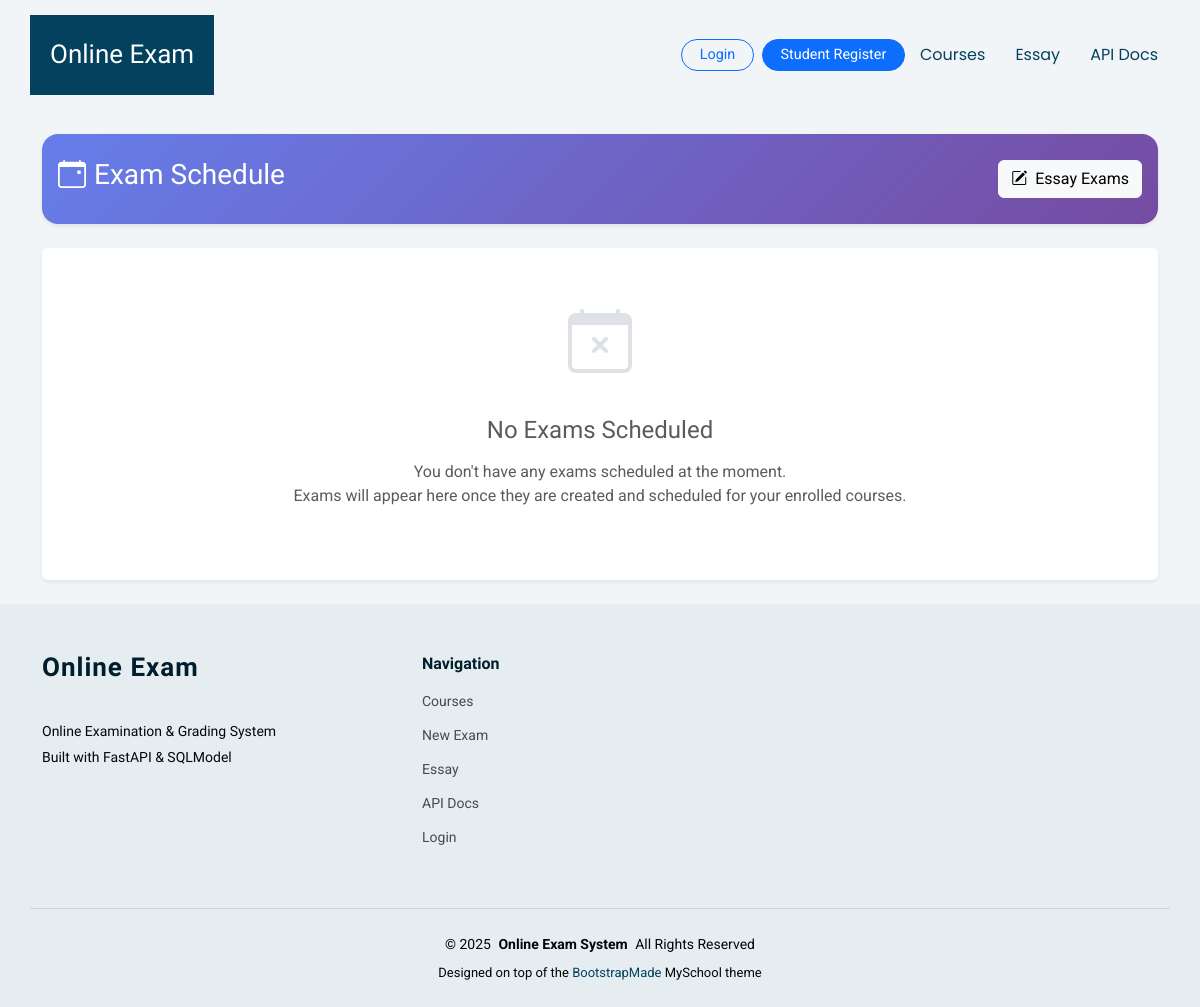
/exams/schedule/student/8, run on an earlier commit of the app's database.
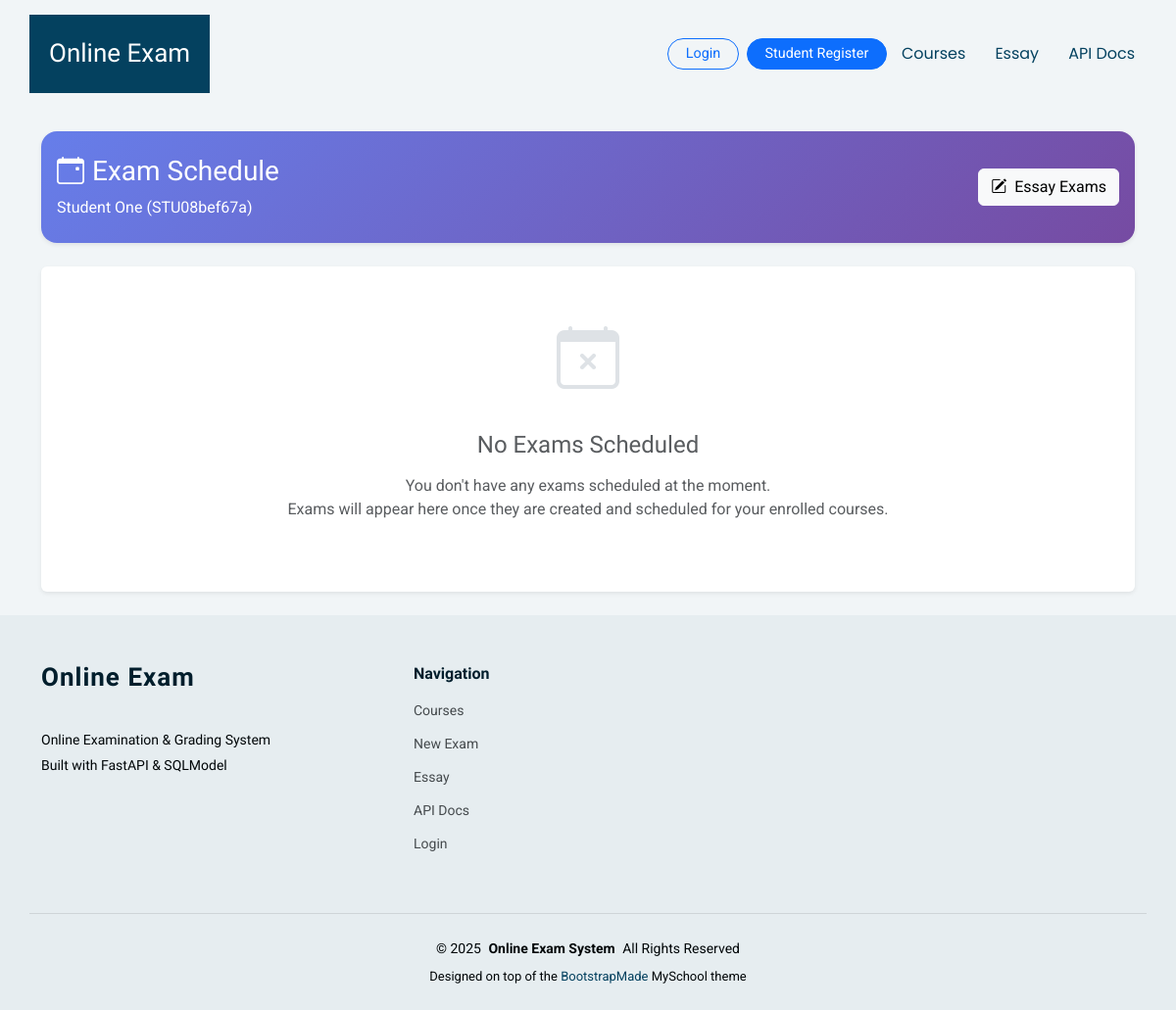
And on a later commit of the database.
### app/models.py (models this page shows)
class Student(SQLModel, table=True):
    __table_args__ = (
        UniqueConstraint("matric_no", name="uq_student_matric_no"),
        UniqueConstraint("email", name="uq_student_email"),
    )
    id: Optional[int] = Field(default=None, primary_key=True)
    name: str
    email: str
    matric_no: str
    user_id: Optional[int] = Field(default=None, foreign_key="user.id")
    created_at: datetime = Field(default_factory=datetime.utcnow)
    program: Optional[str] = None  # e.g., "SWE", "BIM"
    year_of_study: Optional[int] = None  # e.g., 1, 2, 3, 4
    phone_number: Optional[str] = None
    gpa: Optional[float] = None

### app/routers/exams.py (the view)
@router.get("/schedule/student/{student_id}")
def student_exam_schedule(
    student_id: int,
    request: Request,
    session: Session = Depends(get_session),
    current_user: Optional[User] = Depends(get_current_user)
):
    enrollments = session.exec(select(Enrollment).where(Enrollment.student_id == student_id)).all()
    course_ids = [e.course_id for e in enrollments]
    now = datetime.now()
    exams = session.exec(select(Exam).where(Exam.course_id.in_(course_ids))).all() if course_ids else []
    exam_list = []
    for exam in exams:
        if not exam.start_time or not exam.end_time:
            status = "unscheduled"
        elif now < exam.start_time:
            mins_to_start = (exam.start_time - now).total_seconds() / 60
            if mins_to_start > 30:
                status = "upcoming"
            else:
                status = "starting soon"
        elif exam.start_time <= now <= exam.end_time:
            status = "ongoing"
        else:
            status = "ended"
        exam_list.append({"exam": exam, "status": status})
    student = session.get(Student, student_id)
    context = {
        "request": request,
        "exams": exam_list,
        "student": student,
        "current_user": current_user
    }
    return templates.TemplateResponse("exams/schedule.html", context)

### app/templates/exams/schedule.html (shortened to what the changed rows need)
{% extends 'base.html' %}
{% block content %}
<div class="container py-4">
  <div class="card border-0 shadow-sm schedule-header-card mb-4">
    <div class="card-body">
      <div class="d-flex justify-content-between align-items-center flex-wrap gap-3">
        <div>
          <h2 class="h3 mb-2">
            <i class="bi bi-calendar-event me-2"></i>Exam Schedule
          </h2>
          {% if student %}
          <p class="mb-0 opacity-90">
            {{ student.name }} ({{ student.matric_no }})
          </p>
          {% endif %}
        </div>
      </div>
    </div>
  </div>
</div>
{% endblock %}

What changed in the data, as far as the page shows it:
added Student: name "Student One", matric_no "STU08bef67a"
